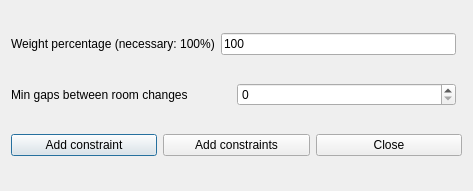
<?xml version="1.0" encoding="UTF-8"?>
<ui version="4.0">
 <class>AddConstraintTeachersMinGapsBetweenRoomChangesForm_template</class>
 <widget class="QDialog" name="AddConstraintTeachersMinGapsBetweenRoomChangesForm_template">
  <property name="geometry">
   <rect>
    <x>0</x>
    <y>0</y>
    <width>473</width>
    <height>191</height>
   </rect>
  </property>
  <property name="windowTitle">
   <string extracomment="This is the title of the dialog to add a new constraint of this type">Add teachers min gaps between room changes</string>
  </property>
  <layout class="QGridLayout">
   <item row="2" column="0" colspan="2">
    <layout class="QHBoxLayout">
     <item>
      <widget class="QPushButton" name="addConstraintPushButton">
       <property name="text">
        <string>Add constraint</string>
       </property>
      </widget>
     </item>
     <item>
      <widget class="QPushButton" name="addConstraintsPushButton">
       <property name="text">
        <string>Add constraints</string>
       </property>
      </widget>
     </item>
     <item>
      <widget class="QPushButton" name="closePushButton">
       <property name="text">
        <string>Close</string>
       </property>
      </widget>
     </item>
    </layout>
   </item>
   <item row="0" column="0">
    <layout class="QHBoxLayout">
     <item>
      <widget class="QLabel" name="weightTextLabel">
       <property name="frameShape">
        <enum>QFrame::NoFrame</enum>
       </property>
       <property name="frameShadow">
        <enum>QFrame::Plain</enum>
       </property>
       <property name="text">
        <string>Weight percentage (necessary: 100%)</string>
       </property>
       <property name="wordWrap">
        <bool>false</bool>
       </property>
      </widget>
     </item>
     <item>
      <widget class="QLineEdit" name="weightLineEdit">
       <property name="text">
        <string notr="true">100</string>
       </property>
      </widget>
     </item>
    </layout>
   </item>
   <item row="1" column="0">
    <layout class="QHBoxLayout">
     <item>
      <widget class="QLabel" name="textLabel1">
       <property name="text">
        <string>Min gaps between room changes</string>
       </property>
       <property name="wordWrap">
        <bool>false</bool>
       </property>
      </widget>
     </item>
     <item>
      <widget class="QSpinBox" name="minGapsSpinBox"/>
     </item>
    </layout>
   </item>
  </layout>
 </widget>
 <layoutdefault spacing="6" margin="11"/>
 <resources/>
 <connections/>
</ui>
